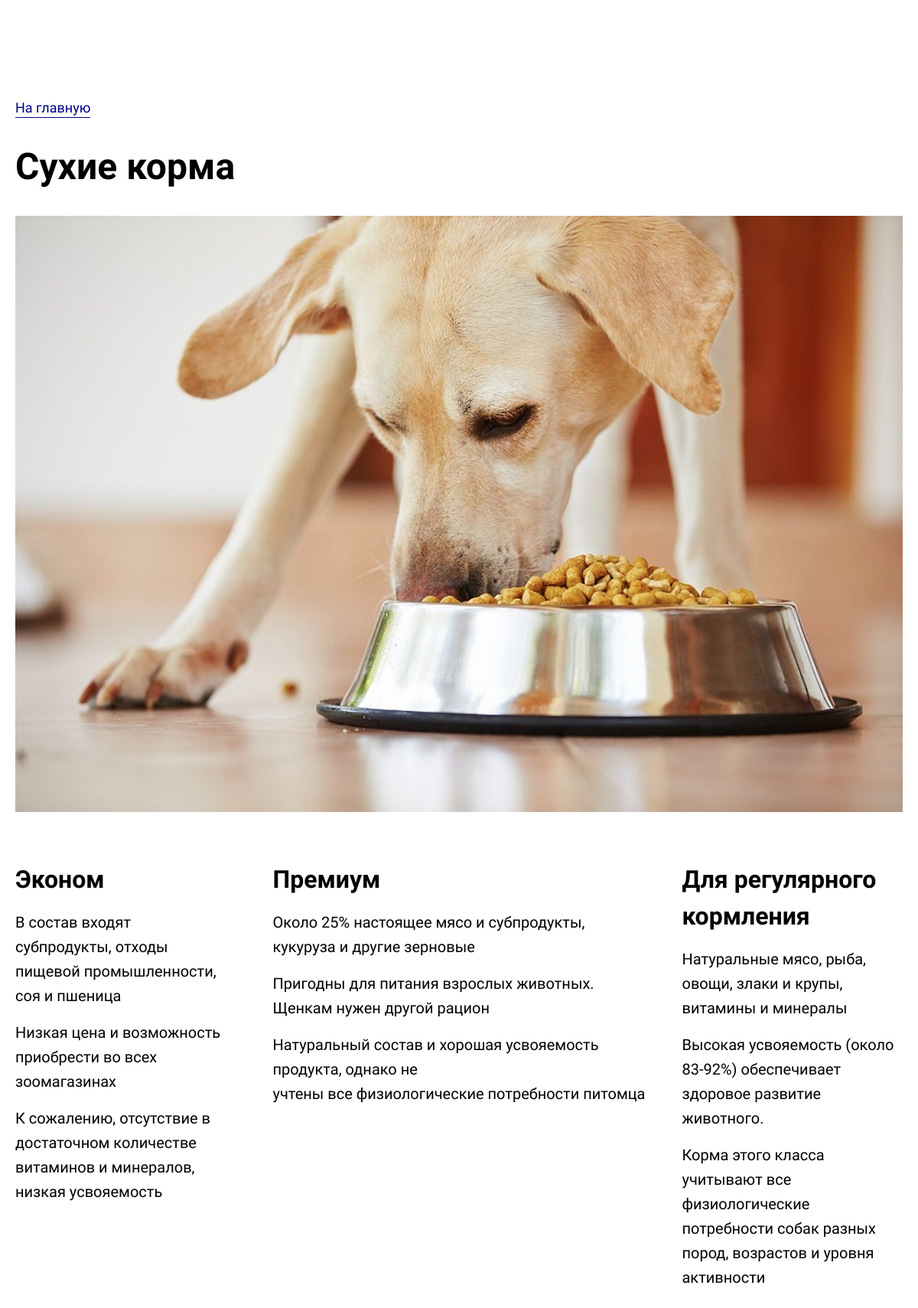
Page /2/ on the committed database.
### working_app/models.py (models this page shows, shortened)
class Product(models.Model):
    title = models.CharField(
        'Заголовок', max_length=255, help_text='Обязательное поле'
    )
    keywords = models.CharField(
        'Ключевые слова', max_length=255, blank=True
    )
    description = models.TextField(
        'Описание', blank=True
    )
    name = models.CharField(
        'Название продукта', max_length=255, help_text='Обязательное поле'
    )
    date_pub = models.DateTimeField(
        auto_now_add=True
    )
    slug = models.SlugField(
        'URL', max_length=255, unique=True, null=True
    )
    image = ResizedImageField(
        'Фото продукта', size=[1280, 860], crop=['middle', 'center'],
        quality=80,
        upload_to='images/', validators=[FileExtensionValidator(['jpg', 'jpeg'])],
        help_text='Допускаются только изображения в формате .jpg, .jpeg',
        blank=True, null=True
    )
    heading1 = models.CharField(
        'Заголовок продукта 1', max_length=255,
        blank=True
    )
    heading2 = models.CharField(
        'Заголовок продукта 2', max_length=255,
        blank=True
    )
    heading3 = models.CharField(
        'Заголовок продукта 3', max_length=255,
        blank=True
    )
    text1 = models.TextField(
        'Содержание пункта 1', blank=True
    )
    text2 = models.TextField(
        'Содержание пункта 2', blank=True
    )
    text3 = models.TextField(
        'Содержание пункта 3', blank=True
    )
    @cached_property  # иначе картинка при изменении будет отображаться старая
    def display_image(self):
        return format_html('<img src="{img}" width="300">', img=self.image.url)
    display_image.short_description = 'Предпросмотр изображения'
    class Meta:
        verbose_name = "продукт"
        verbose_name_plural = "продукты"
        ordering = ['-date_pub']

### working_app/views.py (the view)
# urls.py: path('<str:slug>/', get_product, name='product_detail_url'),
def get_product(request, slug):
    product = get_object_or_404(Product, slug__iexact=slug)
    return render(request, 'product.html', {'product': product,})

### templates/product.html (shortened to what this page needs)
{% load static %}
<!DOCTYPE html>
<html lang="ru">
<head>
	<link rel="stylesheet" href="{% static 'working_app/assets/css/style.css' %}">
</head>
<body>
    <div class="wrapper">
        <div class="content">
            <a href="/" class="go-back">На главную</a>
            <h1>{{ product.name }}</h1>
            <img src="{{ product.image.url }}" alt="Какой-то продукт" class="product-image">
            <div class="product-info">
                <div class="product-info-item">
                    <h2>{{ product.heading1 }}</h2>
                    <ul>
                        {{ product.text1|safe }}
                    </ul>
                </div>
                <div class="product-info-item">
                    <h2>{{ product.heading2 }}</h2>
                    <ul>
                        {{ product.text2|safe }}
                    </ul>
                </div>
                <div class="product-info-item">
                    <h2>{{ product.heading3 }}</h2>
                    <ul>
                        {{ product.text3|safe }}
                    </ul>
                </div>
            </div>
        </div>
    </div>
</body>
</html>

### working_app/static/working_app/assets/css/style.css (style rules this page uses)
* { margin:0;padding:0;line-height:0;outline:0;border:0 }
body,html,input { font-family:Piazzolla,serif;font-weight:400 }
.wrapper { max-width:1280px;margin:128px auto }
.content { padding:0 20px }
h1 { font-size:48px;line-height:64px;font-weight:900;margin-bottom:32px }
h2 { font-size:32px;line-height:48px;font-weight:900;margin-bottom:16px }
.product-image { width:100%;height:auto }
.product-info { margin-top:64px;display:grid;grid-template-columns:1fr 1fr 1fr;gap:0 48px }
.product-info-item ul li { font-size:20px;line-height:32px;list-style:none;margin-bottom:16px }
.go-back { font-size:18px;line-height:25px;color:#00008b;text-decoration:none;border-bottom:1px solid #00008b;display:inline-block;margin-bottom:32px }

### rows in the picture
Product: name "Сухие корма", image (picture), heading1 "Эконом", text1 "В состав входят субпродукты, отходы пищевой промышленности, соя и пшеница Низкая цена и возможность приобрести во всех зоомагазинах К сожалению, отсутствие в достаточном количестве витаминов и минералов, низкая усвояемость", heading2 "Премиум", text2 "Около 25% настоящее мясо и субпродукты, кукуруза и другие зерновые Пригодны для питания взрослых животных. Щенкам нужен другой рацион Натуральный состав и хорошая усвояемость продукта, однако не учтены все физиологические потребности питомца", heading3 "Для регулярного кормления", text3 "Натуральные мясо, рыба, овощи, злаки и крупы, витамины и минералы Высокая усвояемость (около 83-92%) обеспечивает здоровое развитие животного. Корма этого класса учитывают все физиологические потребности собак разных пород, возрастов и уровня активности"
